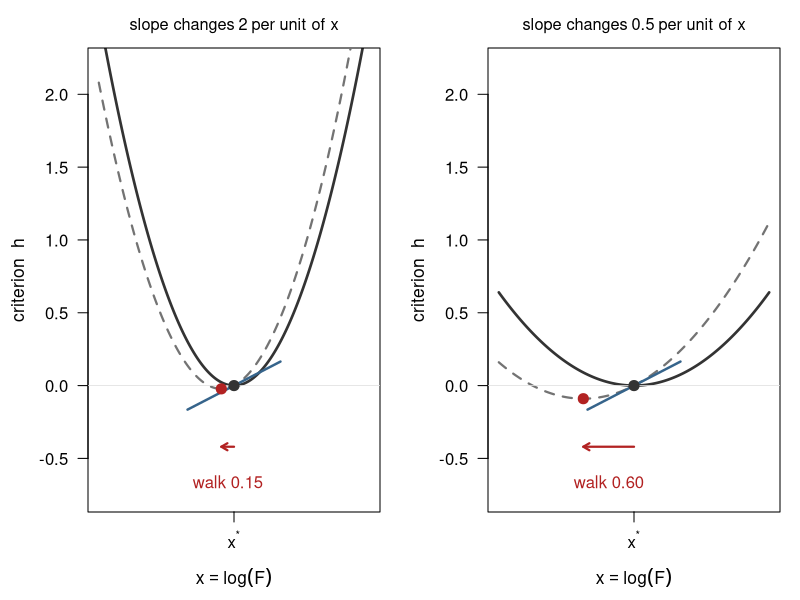

Source code (R):
# Purpose: Render the schematic in the reference point uncertainty section of
#          vignettes/i_reference_points.Rmd, which shows where the sensitivity
#          d_j comes from. Changing a parameter deforms the criterion and leaves
#          a non-zero slope at the old solution; the new solution is however far
#          you have to walk to shed that slope. Both panels get the same
#          parameter change, so both pick up the same slope, and the flatter
#          criterion sheds it more slowly and travels further.
#
#          The criterion is a plain quadratic, not a fitted model. Nothing here
#          reads a data object or runs an optimization, so it is cheap and
#          belongs in the data tier of _run_all.R.
#
# Creator: Matthew LH. Cheng

slope_gain <- 0.3   # slope left at the old solution after a parameter changes
shed_sharp <- 2.0   # slope shed per unit of x, sharply bending criterion
shed_flat <- 0.5    # slope shed per unit of x, flat criterion

# One panel: fitted criterion, the deformed criterion, the slope left behind at
# the old solution, and the walk to the new one.
draw_panel <- function(shed, gain) {

  x <- seq(-1.6, 1.6, length.out = 800)
  h_fit <- 0.5 * shed * x^2            # criterion at the estimates
  h_new <- 0.5 * shed * x^2 + gain * x # criterion after p_j changes
  walk <- -gain / shed                 # where the new solution sits

  plot(x, h_fit, type = "l", lwd = 2.6, col = "gray20", ylim = c(-0.75, 2.2),
       xlab = expression(x == log(F)), ylab = "criterion  h", xaxt = "n")
  lines(x, h_new, lwd = 2.2, col = "gray45", lty = 2)
  abline(h = 0, col = "gray88", lwd = 0.8)

  # slope of the deformed criterion at the old solution
  x_tan <- seq(-0.55, 0.55, length.out = 2)
  lines(x_tan, gain * x_tan, lwd = 2.4, col = "steelblue4")

  points(0, 0, pch = 19, cex = 1.35, col = "gray20")
  points(walk, 0.5 * shed * walk^2 + gain * walk, pch = 19, cex = 1.35, col = "firebrick")

  arrows(0, -0.42, walk, -0.42, length = 0.07, code = 2, lwd = 2.2, col = "firebrick")
  text(walk / 2, -0.66, paste("walk", sprintf("%.2f", abs(walk))), col = "firebrick")
  axis(1, at = 0, labels = expression(x^"*"))
  mtext(bquote("slope changes" ~ .(shed) ~ "per unit of x"), side = 3, line = 0.5, cex = 0.98)

}

png("vignettes/figures/i_refpt_sensitivity.png", width = 2000, height = 900, res = 230)
par(mfrow = c(1, 2), mar = c(4.4, 4.4, 2.4, 1.0), las = 1, cex.lab = 1.05)
draw_panel(shed_sharp, slope_gain)
draw_panel(shed_flat, slope_gain)
dev.off()
